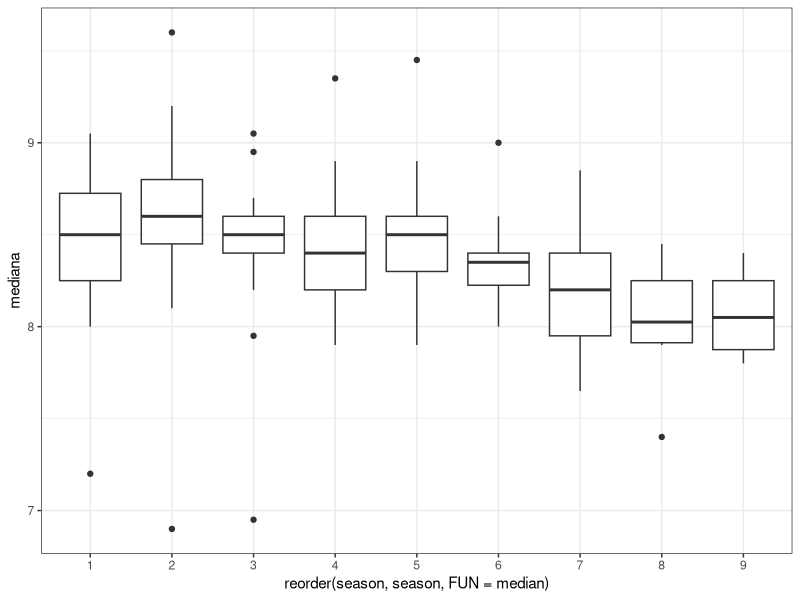
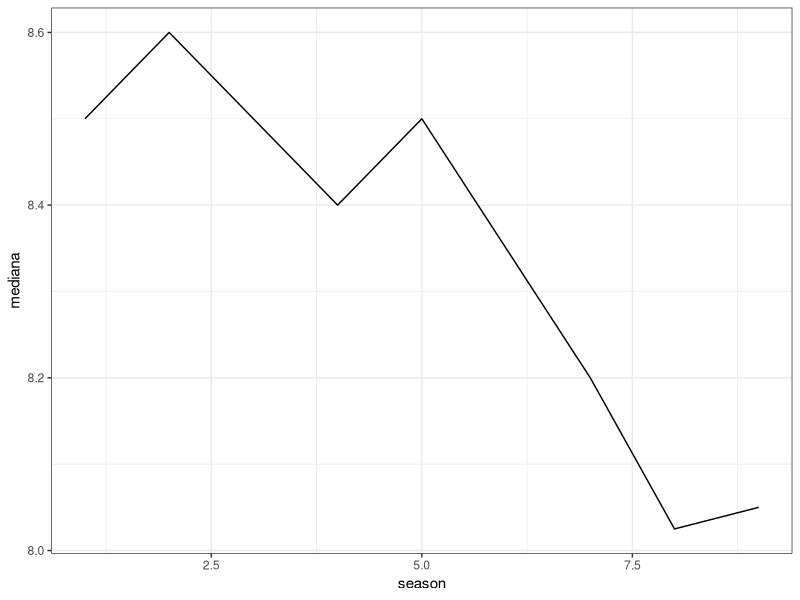
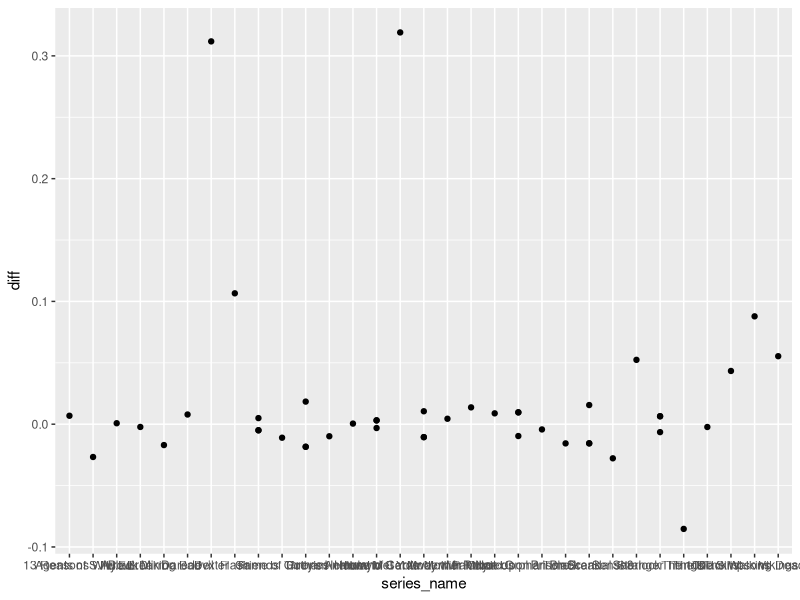

R code for these plots, in order:
## ---- chunk 1
knitr::opts_chunk$set(echo = TRUE)
library("dplyr")
library("tidyr")
library("ggplot2")
library("readr")
## ---- chunk 2
dados = read_csv("series_from_imdb.csv")
names = unique(dados$series_name)
## ---- chunk 3
series_median <- 
  dados %>%
  group_by(series_name, season) %>%
  summarise(mediana=median(UserRating))

series_median %>%
  ggplot(aes(x=reorder(season, season, FUN=median), y=mediana)) + theme_bw() +
  geom_boxplot() 

seasons_median <-
  series_median %>%
  group_by(season) %>%
  summarise(mediana=median(mediana))

seasons_median %>%
  ggplot(aes(x=season, y=mediana)) + theme_bw() +
  geom_line() 
## ---- chunk 4
series <- 
  dados %>%
    group_by(series_name) %>%
    filter(series_ep %in% c(min(series_ep), max(series_ep))) %>%
    arrange(series_name) %>%
    mutate(diff = r1 - lag(r1, default=first(r1))) %>%
    filter(diff != 0.0)
# diferença entre o número de notas 1 do último episódio e o número de notas 1 do primeiro
series %>%
  ggplot(mapping = aes(x = series_name, y=diff)) +
  geom_point()
